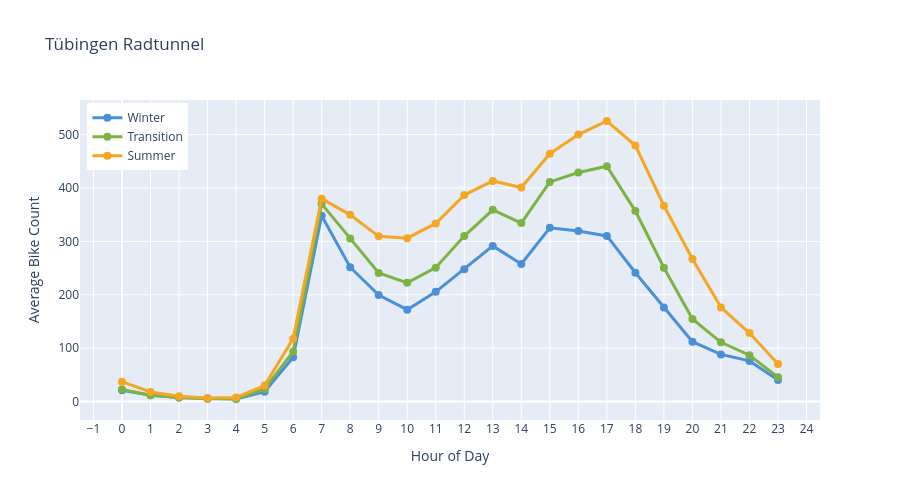

Notebook code for this chart:
### Markdown cell above
### Seasonal Comparison
Compare hourly patterns across:
- **Winter:** Nov, Dec, Jan, Feb
- **Transition:** Mar, Apr, Sep, Oct  
- **Summer:** May, Jun, Jul, Aug

### Code cell
fig = get_plot("seasonal_comparison")(tue_df, title="Tübingen Radtunnel")
fig.show()

### Figure 1 — Plotly figure (JSON) as saved in the notebook; plotly's stock layout.template omitted (floating-point values rounded to 4 significant figures)
{"data": [{"line": {"color": "#4A90D9", "width": 3}, "marker": {"size": 8}, "mode": "lines+markers", "name": "Winter", "type": "scatter", "x": [0, 1, 2, 3, 4, 5, 6, 7, 8, 9, 10, 11, 12, 13, 14, 15, 16, 17, 18, 19, 20, 21, 22, 23], "y": [21.07, 11.99, 7.625, 5.658, 4.842, 18.58, 83.03, 348.1, 251.7, 199.5, 172.2, 205.6, 247.8, 291.6, 257.7, 325.6, 319.4, 310.3, 241.4, 176.0, 112.2, 88.42, 76.23, 40.56]}, {"line": {"color": "#7CB342", "width": 3}, "marker": {"size": 8}, "mode": "lines+markers", "name": "Transition", "type": "scatter", "x": [0, 1, 2, 3, 4, 5, 6, 7, 8, 9, 10, 11, 12, 13, 14, 15, 16, 17, 18, 19, 20, 21, 22, 23], "y": [22.55, 11.81, 7.455, 5.413, 5.099, 23.78, 93.42, 370.4, 305.7, 241.0, 222.5, 250.9, 310.0, 359.2, 334.4, 411.4, 429.0, 440.7, 356.9, 250.7, 154.9, 111.0, 86.82, 45.81]}, {"line": {"color": "#F5A623", "width": 3}, "marker": {"size": 8}, "mode": "lines+markers", "name": "Summer", "type": "scatter", "x": [0, 1, 2, 3, 4, 5, 6, 7, 8, 9, 10, 11, 12, 13, 14, 15, 16, 17, 18, 19, 20, 21, 22, 23], "y": [37.37, 18.0, 9.943, 6.918, 7.762, 29.9, 117.9, 380.1, 349.8, 309.5, 306.1, 333.7, 386.8, 413.3, 401.0, 464.4, 500.1, 525.6, 479.7, 366.9, 267.2, 176.5, 128.4, 70.5]}], "layout": {"height": 500, "hovermode": "x unified", "legend": {"x": 0.01, "xanchor": "left", "y": 0.99, "yanchor": "top"}, "title": {"text": "Tübingen Radtunnel"}, "xaxis": {"dtick": 1, "tick0": 0, "tickmode": "linear", "title": {"text": "Hour of Day"}}, "yaxis": {"title": {"text": "Average Bike Count"}}}}
